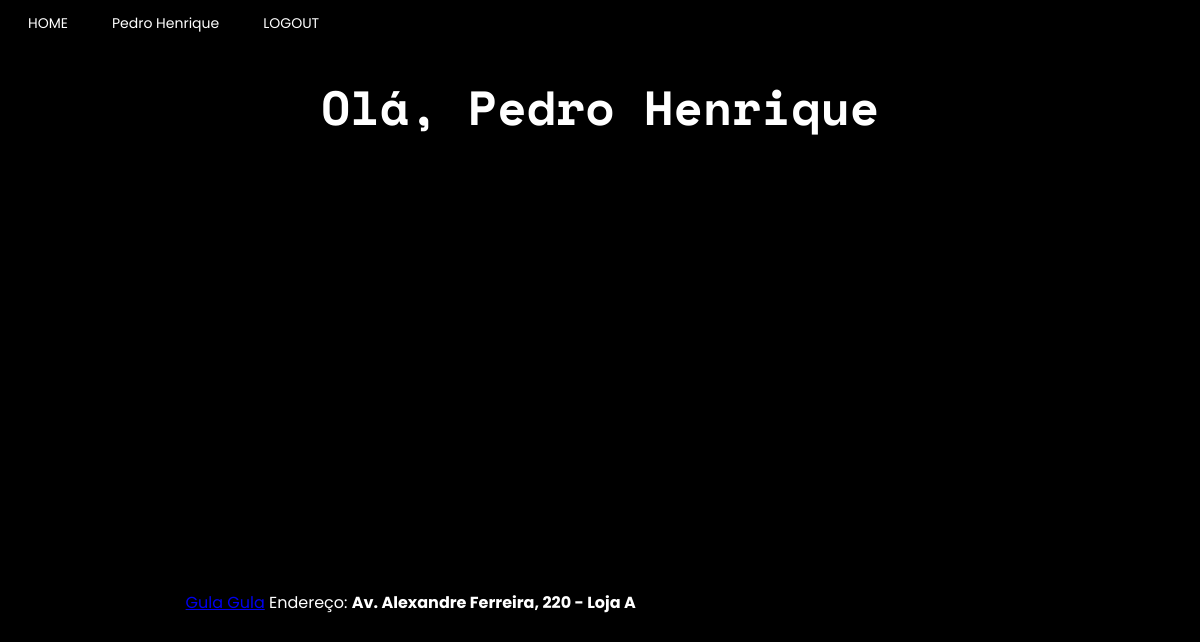
/user_page (signed in), run on an earlier commit of the app's database.
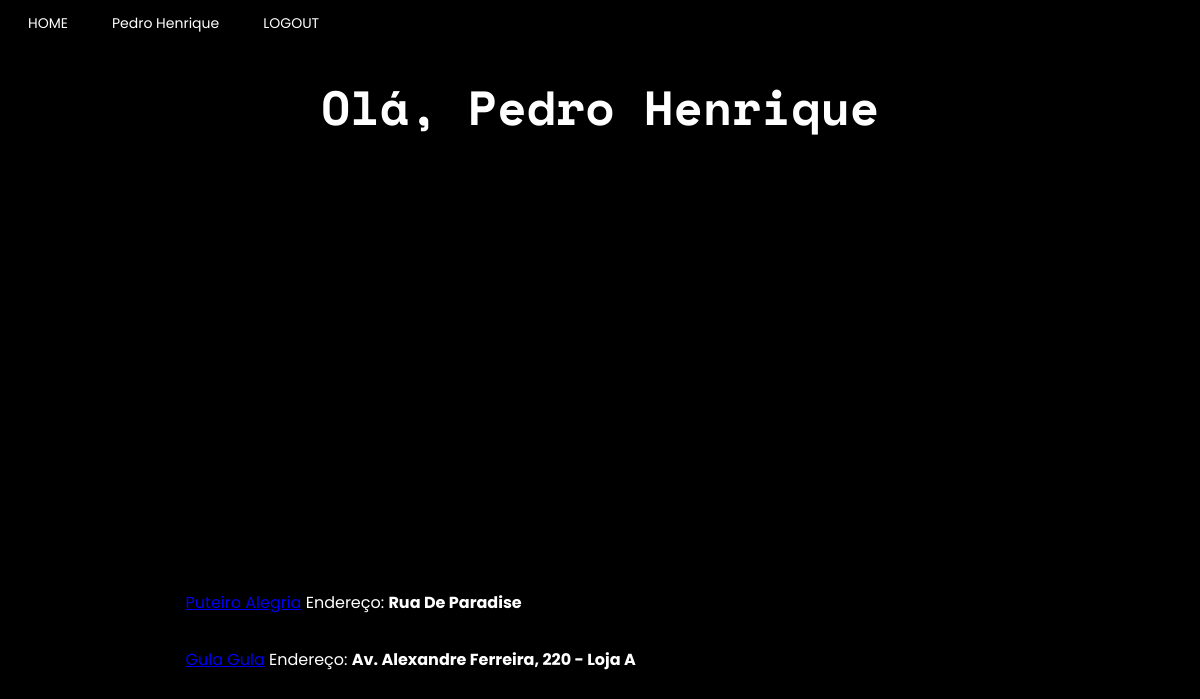
And on a later commit of the database.
### app/model.py (models this page shows, shortened)
class usuario(UserMixin, db.Model):
    __tablename__ = "usuario"
    id = db.Column(db.Integer, primary_key=True)
    username = db.Column(db.String(64), index=True, unique=True)
    email = db.Column(db.String(120), index=True, unique=True)
    password_hash = db.Column(db.String(120))
    city = db.Column(db.String(120))
    district = db.Column(db.String(50))
    age = db.Column(db.Integer)

class empresa(UserMixin, db.Model):
    __tablename__ = "empresa"
    id = db.Column(db.Integer,primary_key=True)
    enterprise_name = db.Column(db.String(64), index=True, unique=True)
    email = db.Column(db.String(120), index=True, unique=True)
    password_hash = db.Column(db.String(120))
    city = db.Column(db.String(120))
    latitude = db.Column(db.Float)
    longitude = db.Column(db.Float)
    district = db.Column(db.String(50))
    street = db.Column(db.String(120))
    posts = db.relationship("Post", backref="enterprise")

### app/routes.py (the view)
@app.route("/user_page", methods=["POST", "GET"])
@login_required
def user_page():                              # PAGINA DE USUARIO
    return render_template('user_page.html', title="Usuario", empresa = empresa ,css_file="user_page.css", user=current_user)

### app/model.py (called while the page is built)
@login.user_loader
def load_user(id):
    if usuario.query.get(int(id)):
        load = usuario.query.get(int(id))
    else:
        load = empresa.query.get(int(id))
    return load

### app/templates/user_page.html (shortened to what this page needs)
{% extends "base.html" %}
{% block content %}
<h1>Olá, {{user.username}}</h1>
<div id="map"></div>
{% for enterprise in empresa.query.limit(20).all()%}
<div class="enterprises"><p><a href="{{url_for('enterprise_page_specific',name=enterprise.enterprise_name)}}">{{ enterprise.enterprise_name }}</a> Endereço: <b>{{ enterprise.street }}</b></p></div>
{% endfor %}
{% endblock %}

### app/templates/base.html (shortened to what this page needs)
<!DOCTYPE html>
<html>
    <head>
        {% if css_file%}
            <link rel="stylesheet" type="text/css" href="{{ url_for('static', filename=css_file) }}">
        {% else %}
            <link rel="stylesheet" type="text/css" href="{{ url_for('static', filename='user_page.css') }}">
        {% endif %}
    </head>
    <body>
        <header class="menu">
            <a href="{{ url_for('main_page') }}" class="button">HOME</a>
            {% if user.is_authenticated %}
            {% if user.username %}
            <a href="{{ url_for('user_page')}}"class="button">{{user.username}}</a>
            {% else %}
            <a href="{{ url_for('enterprise_page_specific', name=user.enterprise_name)}}"class="button">{{user.enterprise_name}}</a>
            {% endif%}
            <a href="{{ url_for('logout') }}" class="button">LOGOUT</a>
            {% else %}
            <a href="{{ url_for('enterprise_register_page') }}" class="button">SEJA UM ANUNCIANTE</a>
            <a href="{{ url_for('user_register_page') }}" class="button">REGISTRO</a>
            <a href="{{ url_for('login_page') }}" class="button">LOGIN</a>
            {% endif %}
        </header>
        {% block content %}{% endblock %}
    </body>
</html>

### app/static/user_page.css (style rules this page uses)
h1 { color: rgb(255, 255, 255); text-align: center; font-family: 'Space Mono'; font-size: 300%; }
body { background: black; background-image: url("https://www.pixel4k.com/wp-content/uploads/2021/05/abstract-waving-4k_1620165379-1536x960.jpg"); background-repeat: no-repeat; background-size: 100%; }
#map { height: 400px; width: 70%; border-radius: 8px; margin: auto; }
.enterprises { color:white; display: grid; align-items: center; font-family:'Poppins'; margin-left:15%; }

### app/static/base.css (style rules this page uses)
header.menu { align-items: left; justify-content: start; }
a.button { border: none; color: white; padding: 5px 20px; text-align: right; text-decoration: none; display: inline-block; font-size: 14px; z-index: 99; right: 30px; font-family:'Poppins'; }

What changed in the data, as far as the page shows it:
added empresa: enterprise_name "Puteiro Alegria", street "Rua De Paradise"
